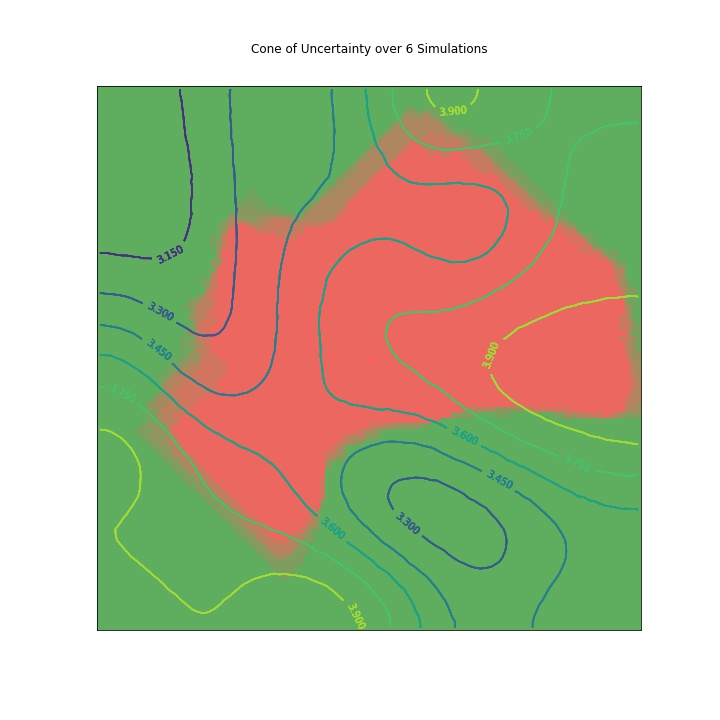

Python code for this plot:
#!/usr/bin/env python3
# -*- coding: utf-8 -*-
"""
Created on Mon Nov 11 17:28:29 2019

@author: max
"""
from mapsynth2 import make_synthetic_dataset
import spread_functions as sp
from mapsynth2 import burn_landscapes
from mapsynth2 import burn_landscape_n_times
from evolve2 import multi_sim_main
from evolve2 import main as sim_main
from wildfire import simulate_test_fire
import matplotlib.pyplot as plt
import numpy as np
import sys
from mapsynth2 import make_landscapes 
from wildfire import iou_fitness
from wildfire import make_landscape_from_dir
from matplotlib.colors import ListedColormap
from mapsynth2 import make_landscapes 
import math

def sigmoid(x):
  return 1 / (1 + math.exp(-x))

def spread_uphill_only(fire, tree, z, temp, hum, mean_temp, mean_hum, mean_weighted_fire, wind_term):
    if mean_weighted_fire > 0:
        prob = 1
    else:
        prob = 0.05
    return(prob)
    
def generic_spreading(fire, tree, z, temp, hum, mean_temp, mean_hum, mean_weighted_fire, wind_term):
    
    
    

def main():
    # n = number of simulations
    # L = dimension of grid
    # f = mean of noise dist
    # scale = number of perlin iterations
    # max_time = time steps to run fire
    
    # generate 5 simulation landscapes 
    num_gens = 20
    parent_dir_train = 'data/synth_data/simulations/train_data_set'
    n = 3
    L = 100
    f = 10
    scale = 500
    max_time = 40
    
    make_synthetic_dataset(sp.spread_uphill_only,parent_dir_train, n, L, f, scale, max_time, seed=None)
    
    
    
    #--------------------------------------------------------------- TRAIN GP ---------------------------------------------------------------
    # fetch file paths (must change this manually to run a different expirement)
    path_head = 'data/synth_data/simulations/train_data_set/plain_n_'+str(n)+'_L_'+str(L)+'_f_'+str(f)+'_scale_'+str(scale)+'_max_time_'+str(max_time)+'_seed_None/landscape_'
    
    init_landscape_paths = []
    final_landscape_paths = []
    for i in range(n):
        init_landscape_paths.append(path_head+str(i)+'/init_landscape.npy')
        final_landscape_paths.append(path_head+str(i)+'/final_landscape.npy')
    
    # run evolution
    best_ind,log,fitnessess = multi_sim_main(init_landscape_paths, final_landscape_paths, max_time)
    
    
    # --------------------------------------------------------------- REPORT TRAINING STATS ---------------------------------------------------------------
    # generate hist of fitnessess
    plt.hist(fitnessess)
    
    #caclulate avg fitness per generation
    
    numevals = []
    for i in log:
        numevals.append(i['nevals'])
        
    avg_fitness = []
    start_idx = 0 
    
    cumulative_func_evals = []

    for idx,n in enumerate(numevals):
        print(start_idx , n +start_idx)
        avg_fitness.append(np.average(fitnessess[start_idx:n+start_idx]))
        start_idx = start_idx + n
        cumulative_func_evals.append(start_idx)
    
    plt.figure(figsize = (10,10))
    plt.plot(numevals,avg_fitness)
    plt.title("Number of Evals vs. Avg Generational Fitness")
    plt.xlabel("Number of Evaluations")
    plt.ylabel("Avg. Fitness")
    plt.savefig("evalsVsFitness.jpg")
    
    plt.figure(figsize = (10,10))
    plt.plot(cumulative_func_evals,avg_fitness)
    plt.title("Cummulative Number of Functiona Evals. Avg Generational Fitness")
    plt.xlabel("Number of Evaluations")
    plt.ylabel("Avg. Fitness")
    plt.savefig("cumEvalsVsFitness.jpg")
    

    #--------------------------------------------------------------- TEST GP ---------------------------------------------------------------
    
    # take best simulation, run it on the same fire 10 times to build the cone of uncertainty
    
    
    landscape_dir = 'data/synth_data/simulations/train_data_set/plain_n_'+str(n)+'_L_'+str(L)+'_f_'+str(f)+'_scale_'+str(scale)+'_max_time_'+str(max_time)+'_seed_None/landscape_2'
    
    num_burns = 10
    burn_landscape_n_times(spread_uphill_only,dataset_dir=None, landscape_dir=landscape_dir, max_time=65, num_periods=num_burns, seed=None, display=True)
    
    #build plot from simulation runs
    final_landscapes = []
    for burn in range(num_burns):
        burn_landscape = np.load(landscape_dir + "/landscape_burn_0{}.npy".format(burn))
        final_landscapes.append(burn_landscape)
        


    
    
    fig = plt.figure(figsize = [10,10])
    ax = fig.add_subplot(111)
    
    cmap = ListedColormap(['g', 'r'])
    for final_landscape in final_landscapes:
        cax = ax.matshow(final_landscape[:,:,0],cmap=cmap, alpha = .15)
        contours = plt.contour(final_landscape[:,:,2])
        plt.title("Cone of Uncertainty over {} Simulations".format(num_burns))
        
        
#        radians = final_landscape[:,:,6]
#        x = np.arange(0,100,1)[::10]
#        y = np.arange(0,100,1)[::10]
#        X, Y = np.meshgrid(x, y)
#        u = np.cos(radians)[::10,::10]
#        v = np.sin(radians)[::10,::10]
#        fig, ax = plt.subplots(figsize=(20,20))
#        ax.quiver(X,Y,u,v)
        plt.clabel(contours, inline=1, fontsize=10)

        ax.xaxis.set_ticks([])
        ax.yaxis.set_ticks([])
        ax.set_aspect('equal')
        
    

    plt.show()
    plt.savefig("cone_of_uncertainty.jpg")

     

main()


def cone_of_uncertainty(landscape_dir,num_burns,spreading_func):
    
    burn_landscape_n_times(spreading_func,dataset_dir=None, landscape_dir=landscape_dir, max_time=65, num_periods=num_burns, seed=None, display=False)
    
    #build plot from simulation runs
    final_landscapes = []
    for burn in range(num_burns):
        burn_landscape = np.load(landscape_dir + "/landscape_burn_0{}.npy".format(burn))
        final_landscapes.append(burn_landscape)
        

    fig = plt.figure(figsize = [10,10])
    ax = fig.add_subplot(111)
    
    cmap = ListedColormap(['g', 'r'])
    for final_landscape in final_landscapes:
        cax = ax.matshow(final_landscape[:,:,0],cmap=cmap, alpha = .15)
        contours = plt.contour(final_landscape[:,:,2])
        plt.title("Cone of Uncertainty over {} Simulations".format(num_burns))
        
        
#        radians = final_landscape[:,:,6]
#        x = np.arange(0,100,1)[::10]
#        y = np.arange(0,100,1)[::10]
#        X, Y = np.meshgrid(x, y)
#        u = np.cos(radians)[::10,::10]
#        v = np.sin(radians)[::10,::10]
#        fig, ax = plt.subplots(figsize=(20,20))
#        ax.quiver(X,Y,u,v)
        plt.clabel(contours, inline=1, fontsize=10)

        ax.xaxis.set_ticks([])
        ax.yaxis.set_ticks([])
        ax.set_aspect('equal')
        
    plt.show()
    fig.savefig("cone_of_uncertainty.jpg")

landscape_dir = 'data/synth_data/simulations/train_data_set/plain_n_'+str(n)+'_L_'+str(L)+'_f_'+str(f)+'_scale_'+str(scale)+'_max_time_'+str(max_time)+'_seed_None/landscape_2'

cone_of_uncertainty(landscape_dir,10,spread_uphill_only)



